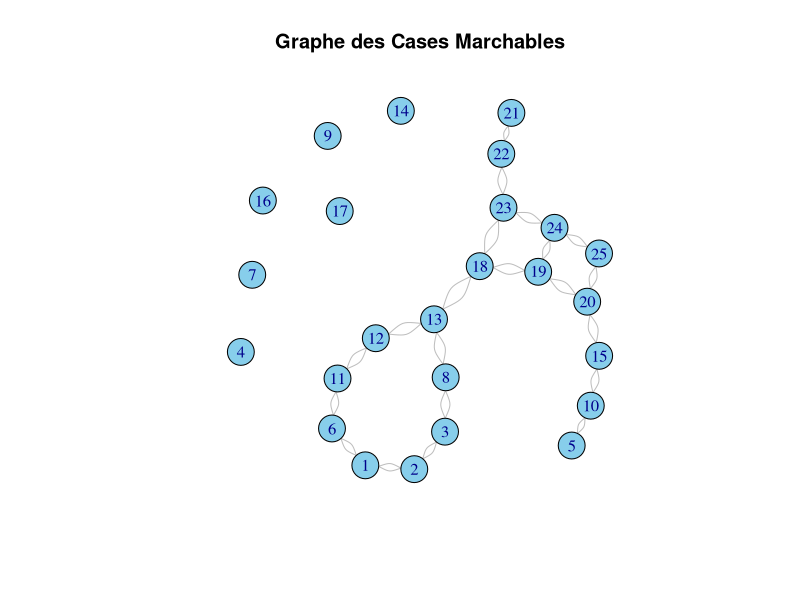

The R source for this figure:
library(igraph)

# Fonction pour transformer une matrice en graphe
matrice_to_graphe <- function(grid) {
  rows <- nrow(grid)
  cols <- ncol(grid)
  g <- make_empty_graph(n = rows * cols, directed = FALSE)  # Créer un graphe vide
  
  # Fonction pour obtenir l'indice d'un nœud à partir de ses coordonnées (i, j)
  index <- function(i, j) {
    return((i - 1) * cols + j)
  }
  
  # Ajouter des arêtes entre les cases marchables
  for (i in 1:rows) {
    for (j in 1:cols) {
      if (grid[i, j] == 1) {  # Si la case est marchable
        # Ajouter des connexions aux voisins (haut, bas, gauche, droite) si marchables
        if (i > 1 && grid[i - 1, j] == 1) {
          g <- add_edges(g, c(index(i, j), index(i - 1, j)))
        }
        if (i < rows && grid[i + 1, j] == 1) {
          g <- add_edges(g, c(index(i, j), index(i + 1, j)))
        }
        if (j > 1 && grid[i, j - 1] == 1) {
          g <- add_edges(g, c(index(i, j), index(i, j - 1)))
        }
        if (j < cols && grid[i, j + 1] == 1) {
          g <- add_edges(g, c(index(i, j), index(i, j + 1)))
        }
      }
    }
  }
  
  return(g)
}

# Exemple de matrice 5x5 (1 = marchable, 0 = obstacle)
grid <- matrix(c(1, 1, 1, 0, 1,
                 1, 0, 1, 0, 1,
                 1, 1, 1, 0, 1,
                 0, 0, 1, 1, 1,
                 1, 1, 1, 1, 1), nrow = 5, byrow = TRUE)

# Transformer la matrice en graphe
graphe <- matrice_to_graphe(grid)

## Plot graphe : 
# Afficher le graphe dans la zone de tracé
plot(graphe, 
     vertex.label = 1:vcount(graphe),  # Afficher les indices des nœuds
     vertex.size = 15,                 # Taille des nœuds
     vertex.color = "skyblue",         # Couleur des nœuds
     edge.color = "gray",              # Couleur des arêtes
     main = "Graphe des Cases Marchables")  # Titre du graphe

# Définir le point de départ et d'arrivée (transformés en indices de graphe)
depart <- 1  # Coin supérieur gauche (indice 1)
arrivee <- 25  # Coin inférieur droit (indice 25)

# Mesurer le temps d'exécution du calcul de Dijkstra
temps_execution <- system.time({
  # Appliquer l'algorithme de Dijkstra pour trouver le chemin le plus court
  resultat <- shortest_paths(graphe, from = depart, to = arrivee)
})

# Afficher le chemin trouvé (indices des nœuds)
print(resultat$vpath[[1]])

# Fonction pour reconvertir un index en coordonnées (i, j) dans la matrice
index_to_coords <- function(index, ncol) {
  row <- ((index - 1) %/% ncol) + 1
  col <- ((index - 1) %% ncol) + 1
  return(c(row, col))
}

# Afficher les coordonnées (i, j) du chemin
chemin_coords <- lapply(resultat$vpath[[1]], index_to_coords, ncol = ncol(grid))
print(chemin_coords)

# Fonction pour calculer la distance totale du chemin
calculer_distance <- function(chemin_indices, pixel_size_cm) {
  # La distance totale est simplement le nombre d'étapes (nombre de pixels parcourus) multiplié par la taille du pixel
  nb_etapes <- length(chemin_indices) - 1  # Le nombre d'étapes est le nombre de pixels moins 1 (le point de départ n'est pas une étape)
  distance_totale_cm <- nb_etapes * pixel_size_cm
  return(distance_totale_cm)  # Retourne la distance en cm
}

# Définir la taille réelle d'un pixel sur le terrain (en cm)
taille_pixel_cm <- 50  # Chaque pixel représente 50 cm su terrain

# Calculer la distance totale du chemin trouvé
distance_totale <- calculer_distance(resultat$vpath[[1]], taille_pixel_cm)
cat("Distance totale parcourue :", distance_totale, "cm\n")

# Afficher le temps d'exécution
cat("Temps d'exécution de l'algorithme de Dijkstra :", temps_execution["elapsed"], "secondes\n")
